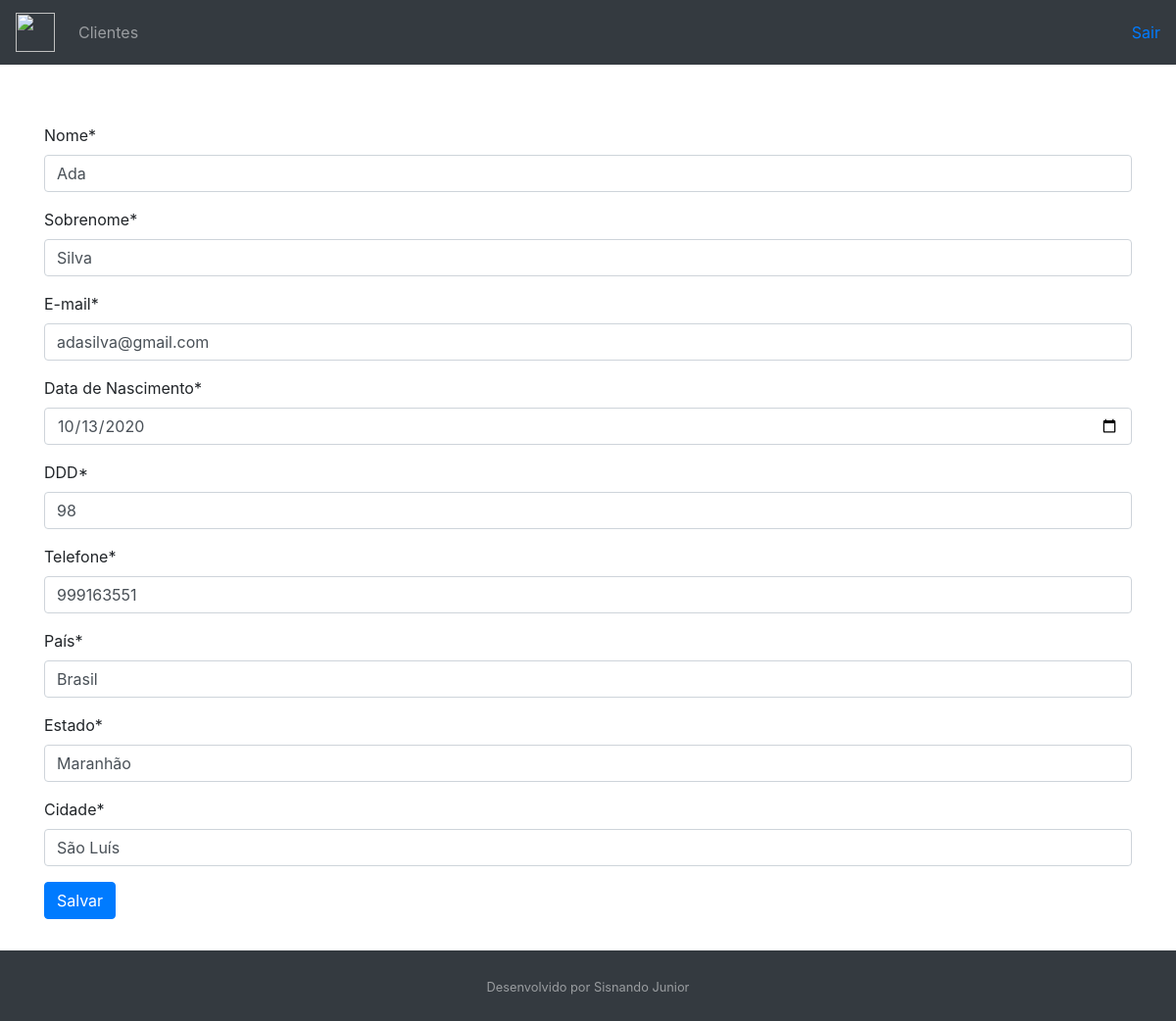
The app's page /customer/22/ with its own data.
### customer/models.py (models this page shows, shortened)
class Customer(models.Model):
    first_name = models.CharField(max_length=30)
    last_name = models.CharField(max_length=50)
    email = models.EmailField()
    birth_date = models.DateField()
    area_code = models.CharField(max_length=3)
    phone_number = models.CharField(max_length=9)
    country = models.CharField(max_length=30)
    state = models.CharField(max_length=30)
    city = models.CharField(max_length=30)
    created_date = models.DateTimeField(auto_now_add=True)
    update_date = models.DateTimeField(auto_now=True)
    active = models.BooleanField(default=True)
    class Meta:
        db_table = "customer"

### customer/views.py (the view, shortened to what this page needs)
# urls.py: path("<int:pk>/", CustomerUpdateView.as_view(), name="customer-update"), #Pk=Chave Primária
class CustomerUpdateView(UpdateView):
    template_name = "customer/customer.html" #página html selecionada
    form_class = CustomerForm #Definindo o Models
    def get_object(self):
        pk = self.kwargs.get("pk")
        return get_object_or_404(Customer, pk=pk)

### customer/templates/customer/customer.html (shortened to what this page needs)
{% extends "model-page.html" %}
{% load crispy_forms_tags %}
{% block content %}
    <form method='POST'>{% csrf_token %}
        {{form|crispy}}
        <button type="submit" class="btn btn-primary" margin-top="5px">Salvar</button>
    </form>
{% endblock %}

### core/templates/model-page.html (style rules this page uses)
html, body { height: 100%; }

### records on screen
Customer: first_name "Ada", last_name "Silva", email "adasilva@gmail.com", birth_date "10/13/2020", area_code "98", phone_number "999163551", country "Brasil", state "Maranhão", city "São Luís"
